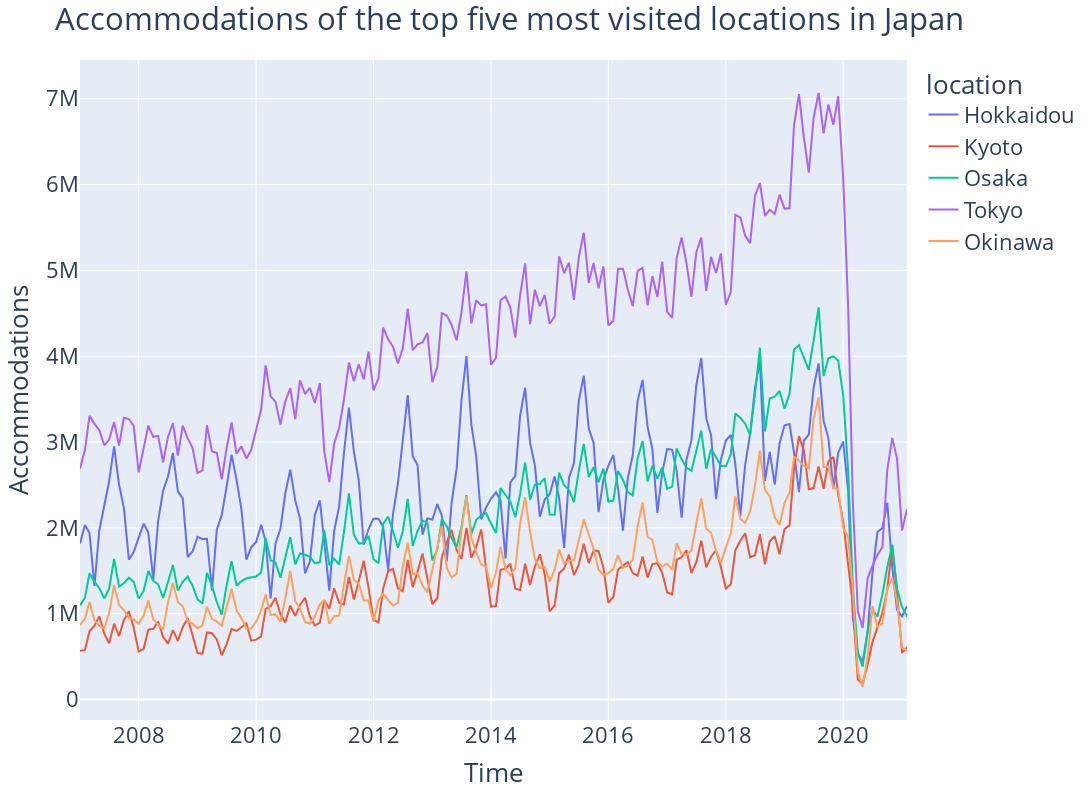

The notebook cell this image was saved under:
### Code cell
df = table[table["location"].isin(["Tokyo",  "Osaka", "Hokkaidou",  "Okinawa", "Kyoto"])].sort_values("time")
fig = px.line(df, x="time", y="total", color='location')
fig.update_layout(height=800, width=1600, title_text="Accommodations of the top five most visited locations in Japan",  xaxis_title="Time", yaxis_title="Accommodations", font=dict(size=22))

fig.show()
#fig.write_html("newplot.html")
#fig.write_image("fig1.png")

### Figure 1 — Plotly figure (JSON) as saved in the notebook; plotly's stock layout.template omitted (floating-point values rounded to 4 significant figures; data arrays with more than 128 entries replaced by an {"elided": "..."} marker saying what was removed)
{"data": [{"hovertemplate": "location=Hokkaidou<br>time=%{x}<br>total=%{y}<extra></extra>", "legendgroup": "Hokkaidou", "line": {"color": "#636efa", "dash": "solid"}, "mode": "lines", "name": "Hokkaidou", "orientation": "v", "showlegend": true, "type": "scatter", "x": {"elided": "170 str values"}, "xaxis": "x", "y": {"elided": "170 int values"}, "yaxis": "y"}, {"hovertemplate": "location=Kyoto<br>time=%{x}<br>total=%{y}<extra></extra>", "legendgroup": "Kyoto", "line": {"color": "#EF553B", "dash": "solid"}, "mode": "lines", "name": "Kyoto", "orientation": "v", "showlegend": true, "type": "scatter", "x": {"elided": "170 str values"}, "xaxis": "x", "y": {"elided": "170 int values"}, "yaxis": "y"}, {"hovertemplate": "location=Osaka<br>time=%{x}<br>total=%{y}<extra></extra>", "legendgroup": "Osaka", "line": {"color": "#00cc96", "dash": "solid"}, "mode": "lines", "name": "Osaka", "orientation": "v", "showlegend": true, "type": "scatter", "x": {"elided": "170 str values"}, "xaxis": "x", "y": {"elided": "170 int values"}, "yaxis": "y"}, {"hovertemplate": "location=Tokyo<br>time=%{x}<br>total=%{y}<extra></extra>", "legendgroup": "Tokyo", "line": {"color": "#ab63fa", "dash": "solid"}, "mode": "lines", "name": "Tokyo", "orientation": "v", "showlegend": true, "type": "scatter", "x": {"elided": "170 str values"}, "xaxis": "x", "y": {"elided": "170 int values"}, "yaxis": "y"}, {"hovertemplate": "location=Okinawa<br>time=%{x}<br>total=%{y}<extra></extra>", "legendgroup": "Okinawa", "line": {"color": "#FFA15A", "dash": "solid"}, "mode": "lines", "name": "Okinawa", "orientation": "v", "showlegend": true, "type": "scatter", "x": {"elided": "170 str values"}, "xaxis": "x", "y": {"elided": "170 int values"}, "yaxis": "y"}], "layout": {"font": {"size": 22}, "height": 800, "legend": {"title": {"text": "location"}, "tracegroupgap": 0}, "margin": {"t": 60}, "title": {"text": "Accommodations of the top five most visited locations in Japan"}, "width": 1600, "xaxis": {"anchor": "y", "domain": [0, 1], "title": {"text": "Time"}}, "yaxis": {"anchor": "x", "domain": [0, 1], "title": {"text": "Accommodations"}}}}
